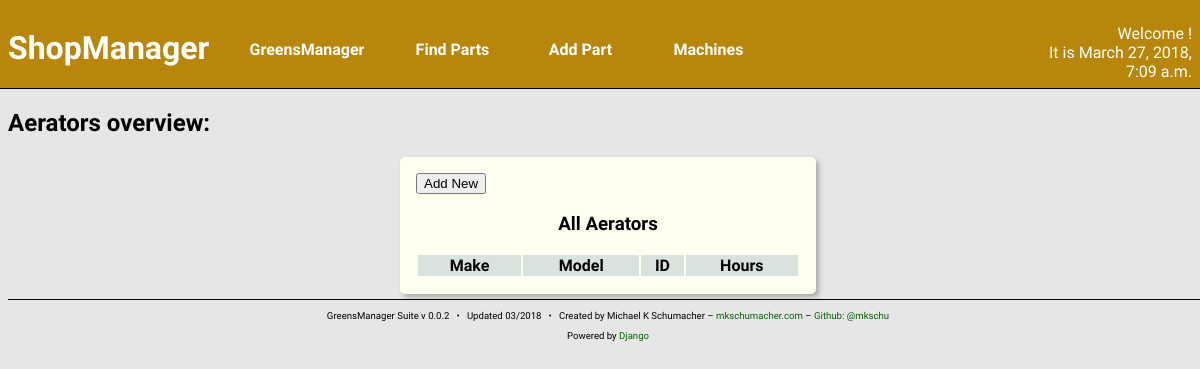
Page /shop/aerator/ on the earlier database version.
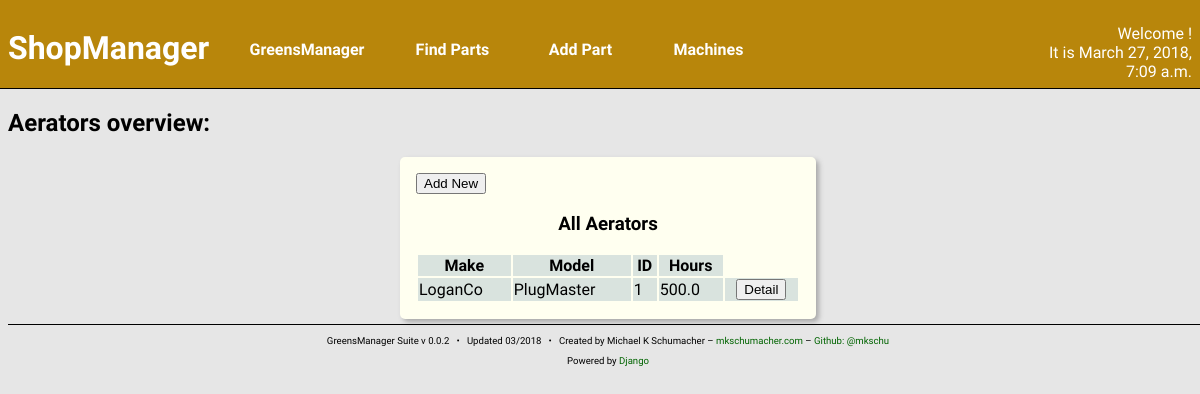
Same page on the later database version.
### machines/models.py (models this page shows, shortened)
class Machine(models.Model):
    make = models.CharField(max_length=128)
    model = models.TextField(max_length=256)
    year = models.IntegerField()
    ident_number = models.CharField(max_length=16,
                                    blank = True,
                                    null = True)
    date_purchased = models.DateField()
    hours = models.FloatField()
    in_commission = models.BooleanField(default = True)
    fuel_type = models.ManyToManyField('parts.Fuel',
                                       blank = True,
                                       related_name = '+')
    oil_type = models.ManyToManyField('parts.Oil',
                                      blank = True,
                                      related_name = '+')
    oil_capacity = models.FloatField(blank = True, null = True)
    hyd_oil_type = models.ManyToManyField('parts.Oil',
                                          blank = True,
                                          related_name = '+')
    hyd_oil_capacity = models.FloatField(blank = True, null = True)
    oil_filter = models.ManyToManyField('parts.Filter',
                                        blank = True,
                                        related_name = '+')
    hyd_oil_filter = models.ManyToManyField('parts.Filter',
                                            blank = True,
                                            related_name = '+')
    fuel_filter = models.ManyToManyField('parts.Filter',
                                         blank = True,
                                         related_name = '+')
    created_at = models.DateTimeField(auto_now_add=True)
    updated_at = models.DateTimeField(auto_now=True)

class Aerator(Machine):
    """
    Aerator class

    A subclass of Machine. Tracks machines used for aerating/
    quadra-tining/etc.
    """

class Machine(models.Model):
    make = models.CharField(max_length=128)
    model = models.TextField(max_length=256)
    year = models.IntegerField()
    ident_number = models.CharField(max_length=16,
                                    blank = True,
                                    null = True)
    date_purchased = models.DateField()
    hours = models.FloatField()
    in_commission = models.BooleanField(default = True)
    fuel_type = models.ManyToManyField('parts.Fuel',
                                       blank = True,
                                       related_name = '+')
    oil_type = models.ManyToManyField('parts.Oil',
                                      blank = True,
                                      related_name = '+')
    oil_capacity = models.FloatField(blank = True, null = True)
    hyd_oil_type = models.ManyToManyField('parts.Oil',
                                          blank = True,
                                          related_name = '+')
    hyd_oil_capacity = models.FloatField(blank = True, null = True)
    oil_filter = models.ManyToManyField('parts.Filter',
                                        blank = True,
                                        related_name = '+')
    hyd_oil_filter = models.ManyToManyField('parts.Filter',
                                            blank = True,
                                            related_name = '+')
    fuel_filter = models.ManyToManyField('parts.Filter',
                                         blank = True,
                                         related_name = '+')
    created_at = models.DateTimeField(auto_now_add=True)
    updated_at = models.DateTimeField(auto_now=True)

### machines/views.py (the view)
def aeratorIndex(request):
    aerators = Aerator.objects.all()
    context = {
        'curr_time': curr_time(),
        'aerators': aerators,
    }
    return render(request, 'machines/aerator_index.html', context)

### machines/views.py (called while the page is built)
def curr_time():
    return now()

### machines/templates/machines/aerator_index.html
{% include "machines/shophead.html" %}
<h2>Aerators overview:</h2>
<section class="content-block content-block-full">
    <a href="{% url 'shop:aerator_new' %}">
        <button>Add New</button>
    </a>
    <h3>All Aerators</h3>
    <table>
        <thead>
            <th>Make</th>
            <th>Model</th>
            <th>ID</th>
            <th>Hours</th>
        </thead>
        {% for a in aerators %}
        <tr>
            <td>{{ a.make }}</td>
            <td>{{ a.model }}</td>
            <td>{{ a.ident_number }}</td>
            <td>{{ a.hours }}</td>
            <td class="center-align">
                <a href="{% url 'shop:aerator_detail' pk=a.pk %}">
                    <button>Detail</button>
                </a>
            </td>
        </tr>
        {% endfor %}
    </table>
</section>
{% include "foot.html" %}

Differences in the rows shown:
added Aerator: make "LoganCo", model "PlugMaster", ident_number "1", hours "500.0"
